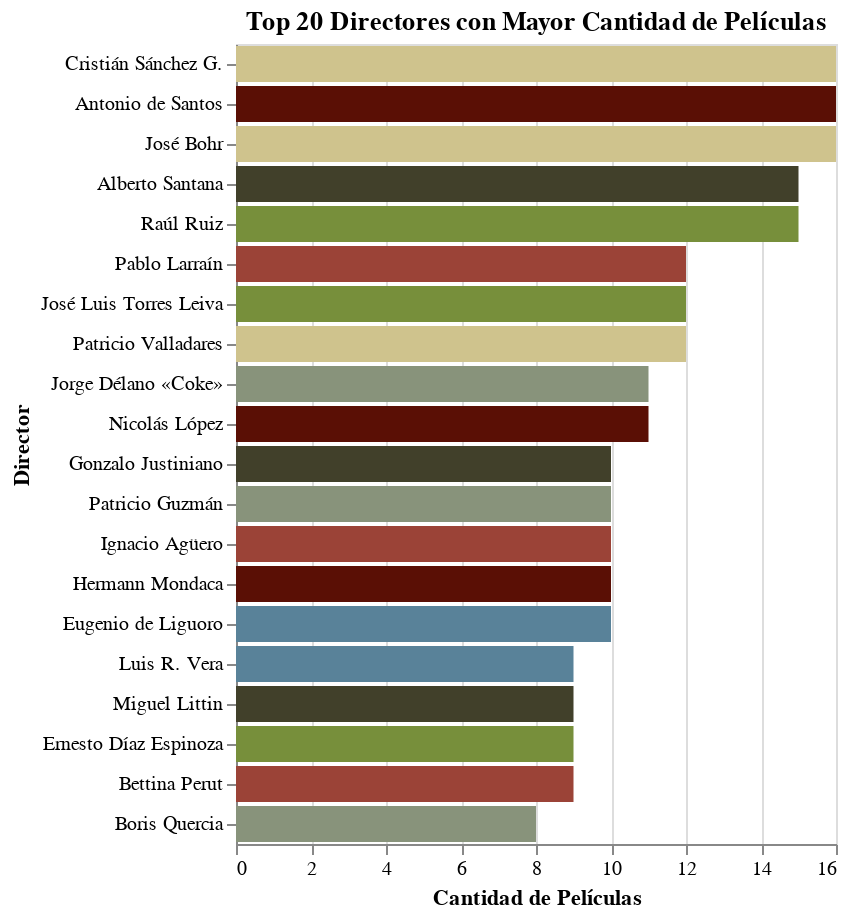

Notebook code cell kept with this figure:
### Markdown cell above
**Reasoning**:
Now that I have the data for the top 20 directors, I will create an Altair horizontal bar chart. The chart will display the director names on the Y-axis and the count of films on the X-axis. The bars will be colored using the custom palette provided by the user, and the chart will be interactive for better exploration.

### Code cell
import altair as alt

palette = ["#41402A", "#5A0F05", "#9B4337", "#88937B", "#CFC38D", "#778F3B", "#598299"]

chart_top_directors = alt.Chart(top_20_directores).mark_bar().encode(
    x=alt.X('cantidad_peliculas:Q', title='Cantidad de Películas'),
    y=alt.Y('director-01:N', sort='-x', title='Director'),
    color=alt.Color('director-01:N', scale=alt.Scale(range=palette), legend=None), # Color by director using the palette
    tooltip=['director-01', 'cantidad_peliculas']
).properties(
    title='Top 20 Directores con Mayor Cantidad de Películas'
).interactive()

chart_top_directors

### Figure 1 — Vega-Lite specification as saved in the notebook (floating-point values rounded to 4 significant figures)
{"config": {"view": {"continuousWidth": 300, "continuousHeight": 300}}, "data": {"name": "data-51b9498eb046ef97af1085ecfb9f3c9d"}, "mark": {"type": "bar"}, "encoding": {"color": {"field": "director-01", "legend": null, "scale": {"range": ["#41402A", "#5A0F05", "#9B4337", "#88937B", "#CFC38D", "#778F3B", "#598299"]}, "type": "nominal"}, "tooltip": [{"field": "director-01", "type": "nominal"}, {"field": "cantidad_peliculas", "type": "quantitative"}], "x": {"field": "cantidad_peliculas", "title": "Cantidad de Películas", "type": "quantitative"}, "y": {"field": "director-01", "sort": "-x", "title": "Director", "type": "nominal"}}, "params": [{"name": "param_10", "select": {"type": "interval", "encodings": ["x", "y"]}, "bind": "scales"}], "title": "Top 20 Directores con Mayor Cantidad de Películas", "$schema": "https://vega.github.io/schema/vega-lite/v5.20.1.json", "datasets": {"data-51b9498eb046ef97af1085ecfb9f3c9d": [{"director-01": "Cristián Sánchez G.", "cantidad_peliculas": 16}, {"director-01": "Antonio de Santos", "cantidad_peliculas": 16}, {"director-01": "José Bohr", "cantidad_peliculas": 16}, {"director-01": "Alberto Santana", "cantidad_peliculas": 15}, {"director-01": "Raúl Ruiz", "cantidad_peliculas": 15}, {"director-01": "Pablo Larraín", "cantidad_peliculas": 12}, {"director-01": "José Luis Torres Leiva", "cantidad_peliculas": 12}, {"director-01": "Patricio Valladares", "cantidad_peliculas": 12}, {"director-01": "Jorge Délano «Coke»", "cantidad_peliculas": 11}, {"director-01": "Nicolás López", "cantidad_peliculas": 11}, {"director-01": "Gonzalo Justiniano", "cantidad_peliculas": 10}, {"director-01": "Patricio Guzmán", "cantidad_peliculas": 10}, {"director-01": "Ignacio Agüero", "cantidad_peliculas": 10}, {"director-01": "Hermann Mondaca", "cantidad_peliculas": 10}, {"director-01": "Eugenio de Liguoro", "cantidad_peliculas": 10}, {"director-01": "Luis R. Vera", "cantidad_peliculas": 9}, {"director-01": "Miguel Littin", "cantidad_peliculas": 9}, {"director-01": "Ernesto Díaz Espinoza", "cantidad_peliculas": 9}, {"director-01": "Bettina Perut", "cantidad_peliculas": 9}, {"director-01": "Boris Quercia", "cantidad_peliculas": 8}]}}
